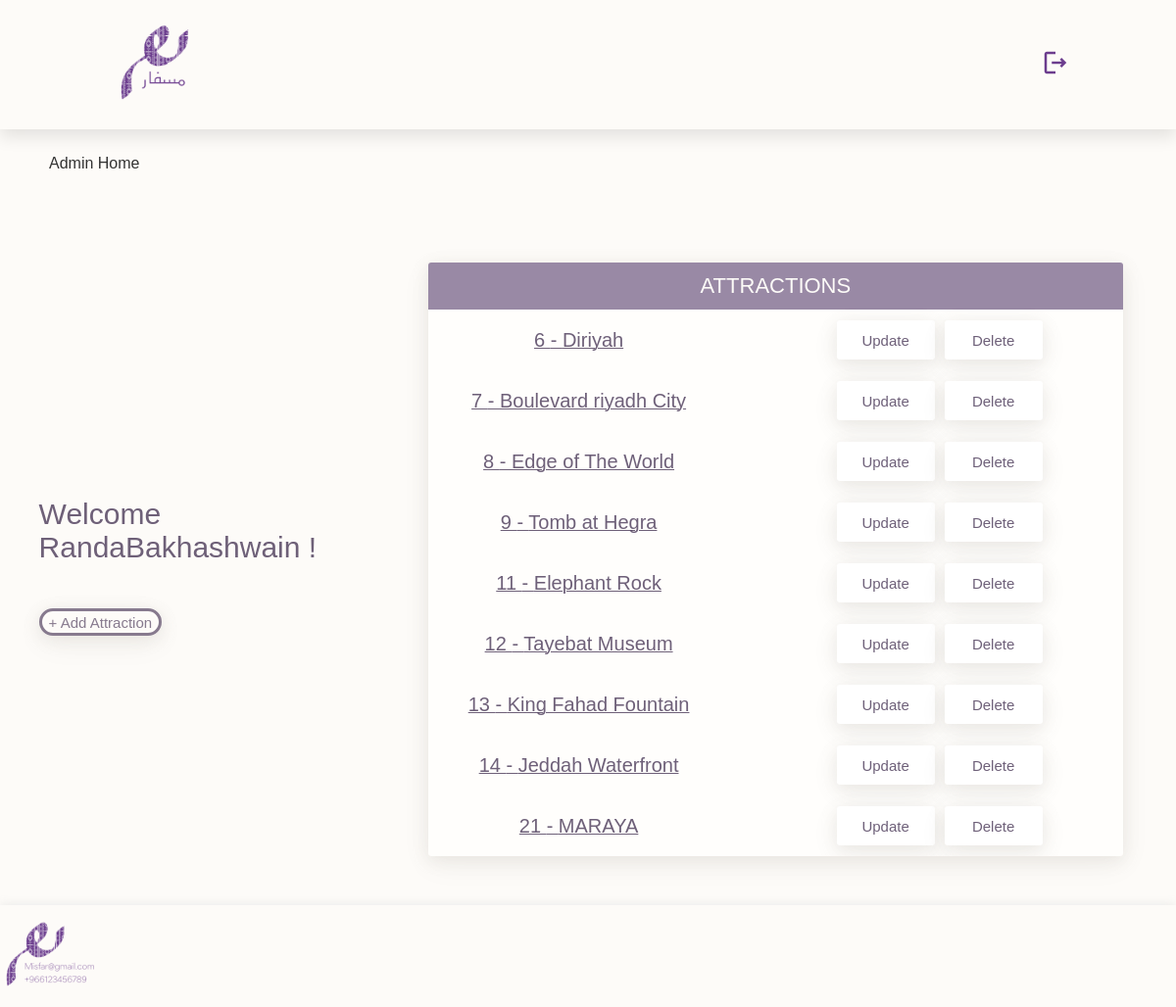
Page /adminHP.php (signed in) on the committed database.
### tables this page shows
CREATE TABLE `attractions` (
  `id` int(3) NOT NULL,
  `attractionName` varchar(70) NOT NULL,
  `field` varchar(20) NOT NULL,
  `description` varchar(3000) NOT NULL,
  `img` varchar(200) NOT NULL,
  `city_id` int(3) NOT NULL
);

### adminHP.php (the view, shortened to what this page needs)
<!DOCTYPE html>
<html>
<?php
if(isset($_SESSION['username'])){
?>
    <head>
        <link rel="stylesheet" href="adminHP-add_update_attraction.css">
        <link rel="stylesheet" href="attractions.css">
    </head>
    <body>
        <header class="header" id="samplePara">
            <img class="logo" src="imgs/logo2.png" alt="misfar logo" width="100" height="100">
            <nav class="navbar">
                <a href="signout.php" onclick='return confirm("Are you sure you want to log out?");'>  <span id="show-logout" class="material-icons-outlined" style="color:#6C3D8E; cursor: pointer; font-size: 30px;">
                    </span></a>
            </nav>
        </header>
        <main>
            <?php
            include 'dataConncetion.php';
            ?>
            <div class="breadcrumb">
                <ol>
                    <li>
                        <a href="#" aria-current="page">Admin Home</a>
                    </li>
                </ol>
            </div>
            <div style="height: 16px;"></div>
            <div class="bigW">
                <div class="w1">
                    <p id="welcoming">Welcome <br> <?php echo $_SESSION['username']; ?> !</p>
                    <div>
                        <a href = "addAtraction.php"><button class = "AddAttractButton" type = "button">+ Add
                                Attraction</button></a>
                    </div>
                </div>
                <div style = "width: 61.5%;">
                    <div>
                        <table>
                            <tbody>
                                <tr>
                                    <td class = "th" colspan = "2">Attractions</td>
                                </tr>
                                <?php
                                $reqSQL = "SELECT * FROM attractions";
                                $reqResult = mysqli_query($connection, $reqSQL);
                                $att_count = mysqli_num_rows($reqResult);
                                if($att_count != 0){
                                while ($reqRow = mysqli_fetch_array($reqResult)) {
                                    echo '<tr class = "whenHover">
                                    <td><a class = "attractionsLinks" href = "attractionReview.php?attraction_id=' . $reqRow['id'] . '&role=admin">' . $reqRow['id'] . ' - ' . $reqRow['attractionName'] . '</a></td>
                                    <td class = "buttons">
                                        <button class = "updateButton"
                                                onclick = \'location.href = "updateAtraction.php?attractID=' . $reqRow['id'] . '"\'><span>Update</span></button>
                                        <button class = "deleteButton" onclick="delte('.$reqRow['id'].')"><span>Delete</span></button>
                                    </td>
                                </tr>';
                                }
                                }else {
                                    echo '<tr class = "whenHover"><td style="padding-bottom: 10px;padding-top: 10px;"> No Attraction Have Been Added Yet! </td></tr>';
                                }
                                ?>
                            </tbody>
                        </table>
                    </div>
                </div>
            </div>
        </main>
        <footer>
            <img src = "images/footer.png" alt = "logo">
        </footer>
    </body>
     <?php
    }else
          header("Location:index.php");
?>
</html>

### adminHP-add_update_attraction.css (style rules this page uses)
html { background-color: #fdfbf8; font-family: 'Raleway', sans-serif; }
header { display: flex; flex-direction: row; justify-content: space-between; align-items: center; gap: 700px; box-shadow: rgba(149, 157, 165, 0.2) 0px 8px 24px; }
header img { width: 100px; height: 100px; }
footer { box-shadow: #959da533 0px 0px 10px 0px; }
footer img { width: 100px; height: 100px; }
body { margin: 0px; }
.bigW { display: flex; flex-direction: row; justify-content: space-around; gap: 20px; }
.w1 { display: flex; flex-direction: column; justify-content: center; }
#welcoming { color: #503f5dd3; text-align: left; font-size: 30px; }
.AddAttractButton { display: inline-block; padding: 1px 7px; height: 28px; font-size: 15px; cursor: pointer; text-align: center; text-decoration: none; outline: none; color: #877a8e; background-color:#fdfbf8; border: solid; border-radius: 15px; margin-top: 15px; margin-bottom: 15px; -webkit-transition-duration: 0.4s; transition-duration: 0.4s; box-shadow: rgb(217 213 207 / 43%) 0px 4px 16px, rgb(17 17 26 / 5%) 0px 8px 32px; }
.attractionsLinks { color: #503f5dd3; text-decoration: underline 1px; }
table { border-collapse: collapse; box-shadow: rgb(217 213 207 / 43%) 0px 4px 16px, rgb(17 17 26 / 5%) 0px 8px 32px; background-color: #fffefc; border-radius: 3px; text-align: left; overflow: hidden; margin: 1em; margin-left: auto; margin-right: auto; width: 96%; margin-top: 50px; margin-bottom: 50px; }
.th { color: #fdfbf8; font-size: 22px; padding: 0.5em 1em; text-align: center; text-transform: uppercase; background-color: #9989a5; }
td { color: #503f5dd3; padding: 0.65em 1em 0.0em 0.08; text-align: center; font-size: 20px; }
.deleteButton, .updateButton { margin: 5px; border-radius: 3px; position: relative; background-color: #ffffff; border: 10px; width: 100px; text-align: center; font-size: 15px; -webkit-transition-duration: 0.4s; transition-duration: 0.4s; text-decoration: none; overflow: hidden; color: #503f5dd3; box-shadow: rgb(217 213 207 / 43%) 0px 4px 16px, rgb(17 17 26 / 5%) 0px 8px 32px; }
.deleteButton:after, .updateButton:after { content: ""; background: #5f5269; display: block; position: absolute; padding-top: 300%; padding-left: 350%; margin-left: -20px !important; margin-top: -120%; opacity: 0; transition: all 0.8s }
.buttons { display: flex; flex-direction: row; justify-content: flex-end; padding-right: 77px; height: 50px; margin-top: 5px; margin-bottom: 5px; }

### attractions.css (style rules this page uses)
html { background-color: #fdfbf8; font-family: 'Raleway', sans-serif; }
.breadcrumb { padding: 10px; }
.breadcrumb ol { list-style-type: none; display: flex; }
.breadcrumb a { color: #653E8C; text-decoration: none; }
a[aria-current="page"] { color: #333; text-decoration: none; }
a { color:inherit ; background-color: transparent; transition: all .3s ease; }
* ::after { box-sizing: border-box; }
* ::before { box-sizing: border-box; }
div { display: block; }
footer { box-shadow: #959da533 0px 0px 10px 0px; }
footer img { width: 100px; height: 100px; }
.header { top: 0; left: 0; background: #fdfbf8; box-shadow: 0 .5rem 1rem rgb(0, 0, 0, .1); padding: 1rem 9%; z-index: 10; }
body { background-color: #fdfbf8; margin: 0px; }

### rows in the picture
attractions: id "6", attractionName "Diriyah"
attractions: id "7", attractionName "Boulevard riyadh City"
attractions: id "8", attractionName "Edge of The World"
attractions: id "9", attractionName "Tomb at Hegra"
attractions: id "11", attractionName "Elephant Rock"
attractions: id "12", attractionName "Tayebat Museum"
attractions: id "13", attractionName "King Fahad Fountain"
attractions: id "14", attractionName "Jeddah Waterfront"
attractions: id "21", attractionName "MARAYA"

### other values in the picture
$_SESSION['username'] "RandaBakhashwain"
